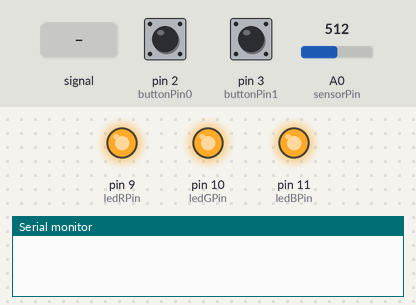
Bench run of a sketch on a simulated Arduino Uno, built with avr-gcc and run on an emulated ATmega328P. Parts: output pins drawn as LEDs (lit = HIGH), the last lines printed to the serial monitor. The inputs (shaded band) are chosen by the test bench; at power-on: pin 2 (buttonPin0) HIGH, A0 (sensorPin) = 512, pin 3 (buttonPin1) HIGH.

Above: at 1.2 s.
1.3 s: pin 2 (buttonPin0) pulled LOW for 0.15 s
At 2.5 s:
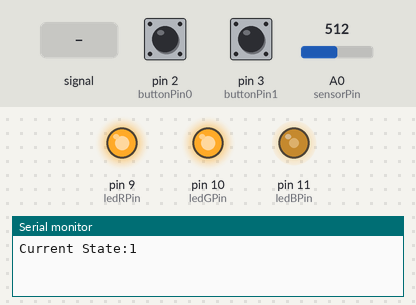
2.9 s: A0 (sensorPin) set to 716
At 3.8 s:
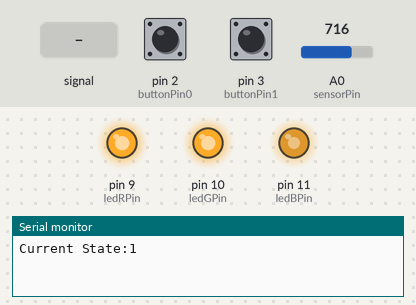
4.4 s: A0 (sensorPin) set to 900
At 5.0 s:
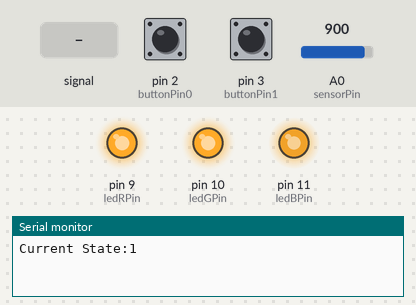
5.9 s: A0 (sensorPin) fed a 200 Hz sine of ±81 counts around its level
Timing chart, 0 to 7.4 s (numbered marks = the images above; inputs shaded):
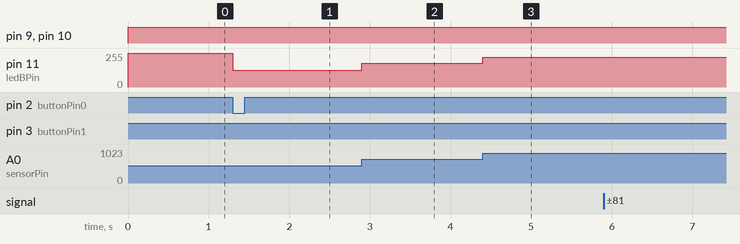

Measured:
- after the input at 1.3 s, pin 11 (ledBPin): 255/255 → 127/255 at once
- after the input at 2.9 s, pin 11 (ledBPin): 127/255 → 178/255 at once
- after the input at 4.4 s, pin 11 (ledBPin): 178/255 → 224/255 at once

The sketch:

TeamD_jiyoonp_Task3.ino
```cpp
// Jiyoon Park (jiyoonp)
//all the parameters
int count = 0;

const byte interruptPin = 2;
int state = 0;

int sensorPin = A0;
double sensorValue = 0;

const int buttonPin0 = 2;
int buttonState0 = 0;

const int buttonPin1 = 3;
int buttonState1 = 0;
int buttonState1_prev = 0;

const int ledRPin = 9;
const int ledGPin = 10;
const int ledBPin = 11;
int ledOn = 0;

String input;
char color;
int value;

void setup() {

  pinMode(ledRPin, OUTPUT);
  pinMode(ledGPin, OUTPUT);
  pinMode(ledBPin, OUTPUT);
  pinMode(buttonPin0, INPUT_PULLUP);

  pinMode(buttonPin1, INPUT_PULLUP);
  attachInterrupt(digitalPinToInterrupt(buttonPin0), my_interrupt_handler0, FALLING);
  attachInterrupt(digitalPinToInterrupt(buttonPin1), my_interrupt_handler1, CHANGE);

  Serial.begin(9600);
}

void loop() {
  count +=1;
  // if (count%100000==0){
  //   Serial.println(state);
  // }
  if (state == 0){
    // if (count%100000==0){
    //     Serial.print("ledOn");
    //   }

    if (ledOn==0){
      digitalWrite(ledBPin, HIGH);
    }
    else{
      digitalWrite(ledBPin, LOW);
    }

    digitalWrite(ledRPin, HIGH);
    digitalWrite(ledGPin, HIGH);

    buttonState1 = digitalRead(buttonPin1);
    if (buttonState1 == LOW){
      buttonState1_prev = 0;
    }

  }
  else if(state == 1){
    digitalWrite(ledRPin, HIGH);
    digitalWrite(ledGPin, HIGH);
    sensorValue = analogRead(sensorPin)*255.0/1023.0;
    // Serial.println(sensorValue);
    analogWrite(ledBPin, sensorValue);
  }
  else{
    if(Serial.available()){

      input = Serial.readStringUntil('\n');
      Serial.print("You typed: " );
      Serial.println(input);

      color = input.charAt(0);
      value = input.substring(1).toDouble()/1;

      if ((value>=0)&(value<=255)){
        switch(color){
          case 'r':
            analogWrite(ledRPin, 255 - value);
            break;
          case 'g':
            analogWrite(ledGPin, 255 - value);
            break;
          case 'b':
            analogWrite(ledBPin, 255 - value);
            break;
          default:
            break;
        }
      }
    }
  }

}

void my_interrupt_handler0()
{
  static unsigned long last_interrupt_time = 0;
  unsigned long interrupt_time = millis();

  // If interrupts come faster than 700ms, assume it's a bounce and ignore
  if (interrupt_time - last_interrupt_time > 200)
  {
    if (state ==2){
      state = 0;
    }
    else{
      state +=1;

    }

  }
  else{
    Serial.println("bounced");
  }
  last_interrupt_time = interrupt_time;
  Serial.print("Current State:");
  Serial.println(state);
  digitalWrite(ledRPin, HIGH);
  digitalWrite(ledGPin, HIGH);
  digitalWrite(ledBPin, HIGH);
}
void my_interrupt_handler1()
{
  static unsigned long last_interrupt_time = 0;
  unsigned long interrupt_time = millis();

  if (interrupt_time - last_interrupt_time > 50)
  {
    buttonState1 = digitalRead(buttonPin1);
    if (buttonState1 == LOW){
      buttonState1_prev = 0;
    }

    if (buttonState1 != buttonState1_prev){
      Serial.println("Changed Values");
      buttonState1_prev = buttonState1;
      if (ledOn == 0){
        ledOn = 1;
        buttonState1_prev = buttonState1;
      }
      else{
        ledOn = 0;
      }
    }
  }
  else{
    Serial.println("bounced");
  }
  last_interrupt_time = interrupt_time;
}
```
